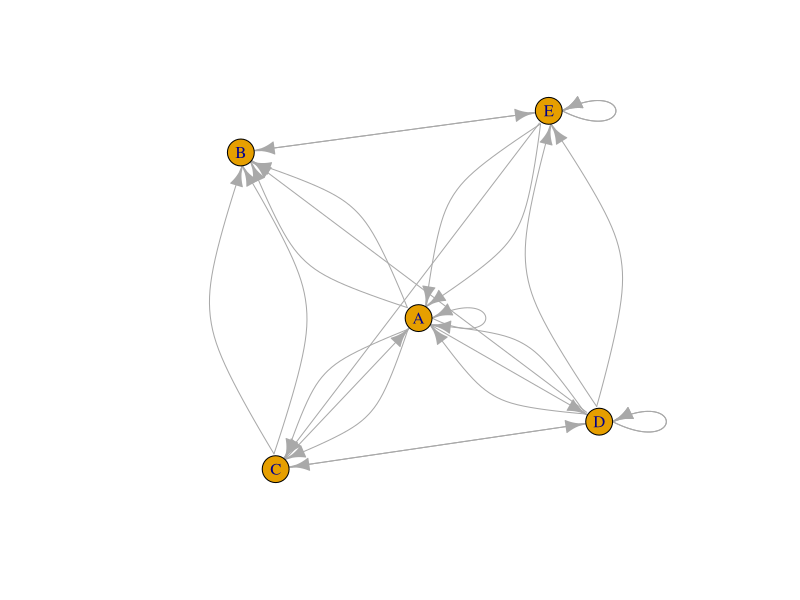
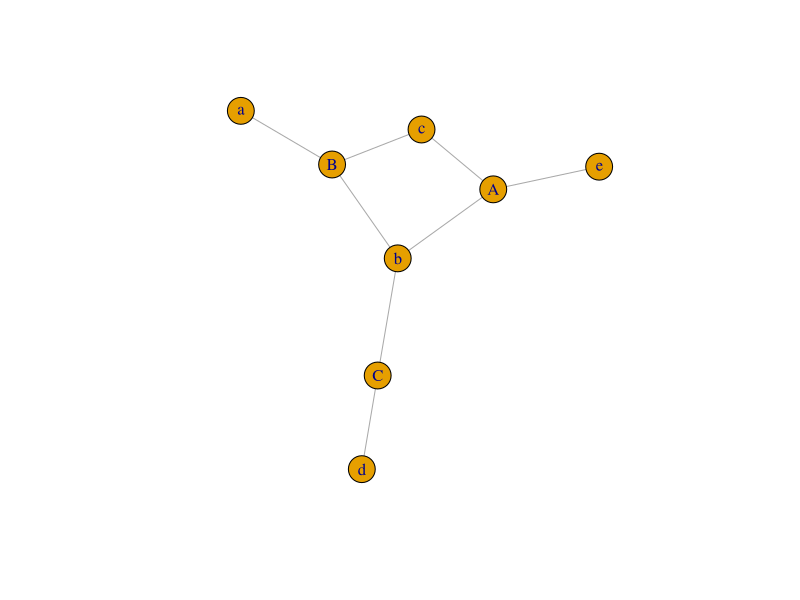
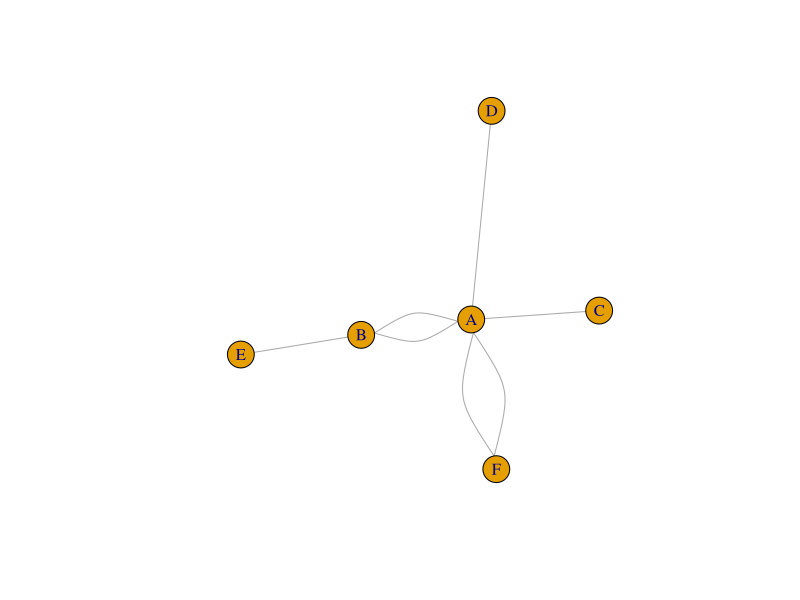
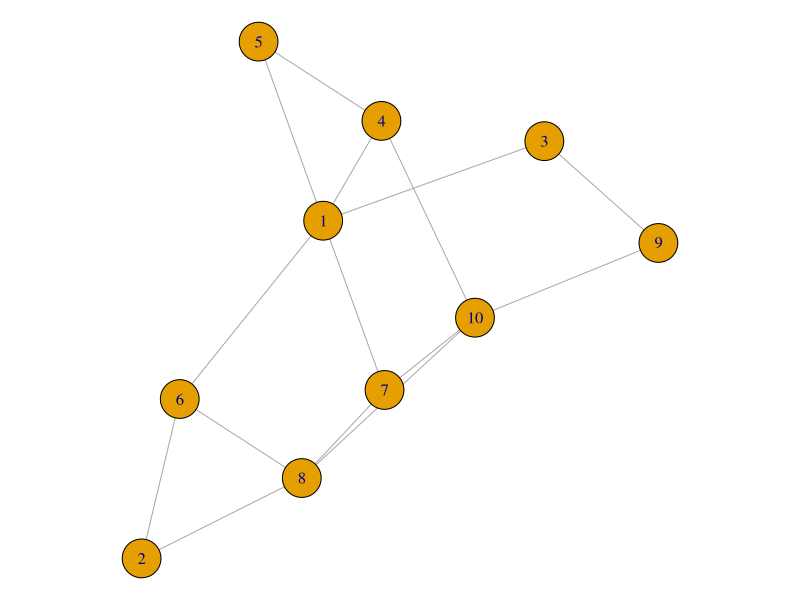
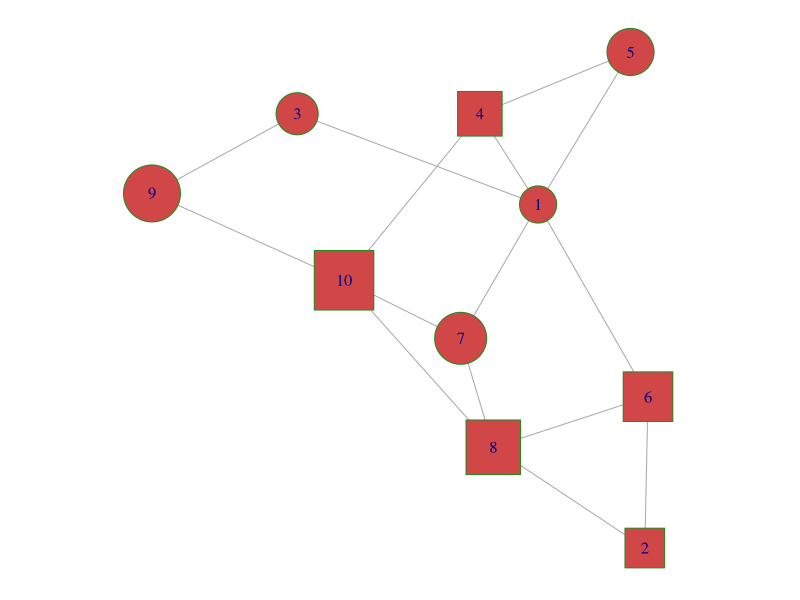
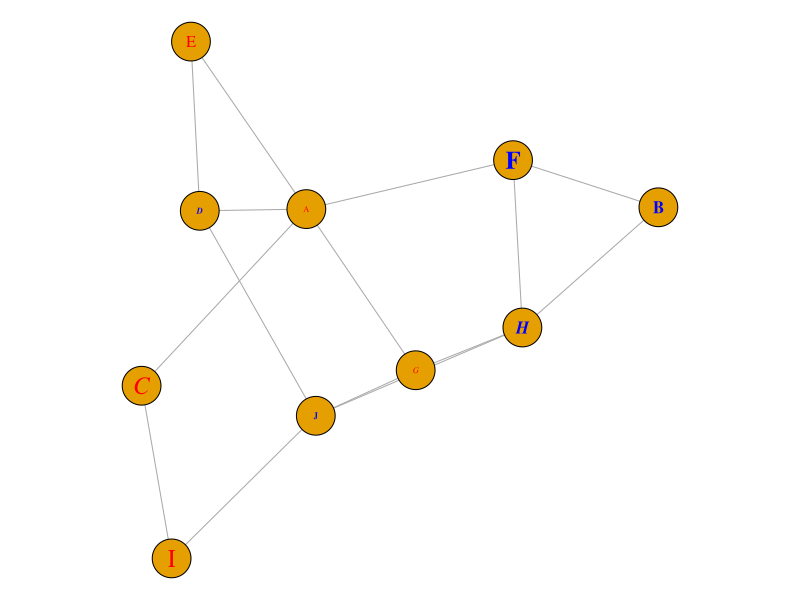
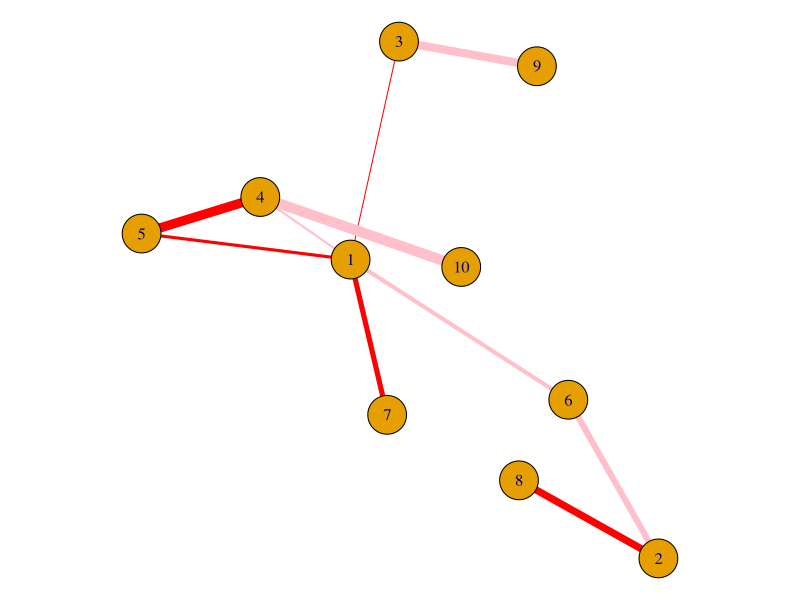
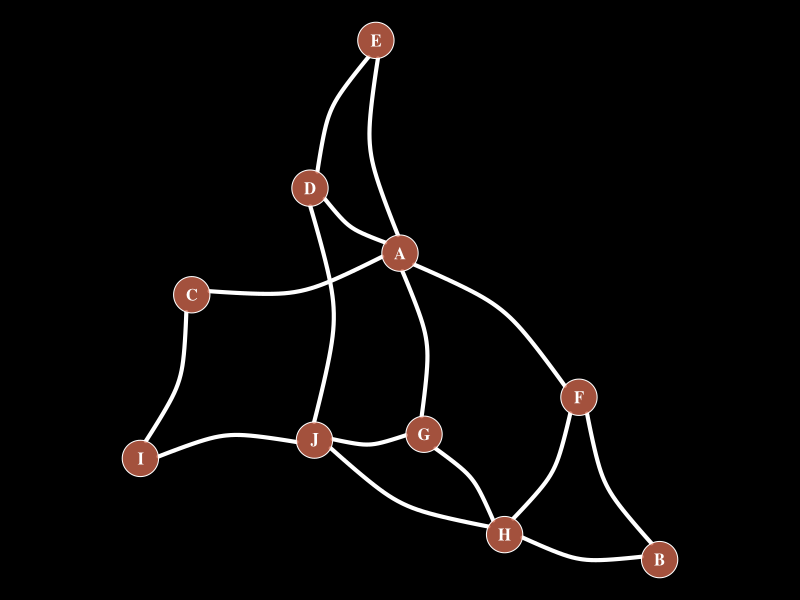

The R source for these figures, in order: (Note: this script raises an error after producing the figures.)
########################################################################################################################
#                                                                                                                      #
# Author: Dylan Lee                                                                                                    #  
# Date: 2021-10-08                                                                                                     #
#                                                                                                                      #
# https://www.r-graph-gallery.com/network.html                                                                         #
########################################################################################################################


# Library
library(igraph)


##########################################          ADJACENCY MATRIX          ##########################################
# An adjacency matrix is a square matrix where entities in rows and columns are the same.                              

# Create data
set.seed(17)
data_adj <- matrix(sample(0:2, 25, replace=TRUE), nrow=5)
colnames(data_adj) = rownames(data_adj) = LETTERS[1:5]

# build the graph object
network_adj <- graph_from_adjacency_matrix(data_adj)

# plot it
plot(network_adj)
########################################################################################################################


##########################################          INCIDENCE MATRIX          ##########################################
# An incidence matrix is not necessarily square and entities provided in rows and columns are not always the same.

# Create data
data_inc <- matrix(sample(0:2, 15, replace=TRUE), nrow=3)
colnames(data_inc) <- letters[1:5]
rownames(data_inc) <- LETTERS[1:3]

# build the graph object
network_inc <- graph_from_incidence_matrix(data_inc)

# plot it
plot(network_inc)
########################################################################################################################


############################################           EDGE LIST          ##############################################
# An edge list has 2 columns. Each row represents a connection between an origin and a destination. 

# Create data 
data_edge <- data.frame(
  source = c("A","A", "A", "A", "A","F", "B"),
  target=c("B","B", "C", "D", "F","A","E")
  )

# build the graph object 
network_edge <- graph_from_data_frame(d=data_edge, directed=F)

# plot if 
plot(network_edge)
########################################################################################################################




#######################################           PLOTTING PARAMETERS          #########################################
set.seed(1)
data <- matrix(sample(0:1, 100, replace=T, prob=c(0.8,0.2)), nc=10)
network <- graph_from_adjacency_matrix(data, mode='undirected', diag=F)
par(mar=c(0,0,0,0))
plot(network)

# when several values are provided to an option, values are used subsequently and recycled.
plot(network,
     vertex.color = rgb(0.8,0.2,0.2,0.9),           # Node color
     vertex.frame.color = "Forestgreen",            # Node border color
     vertex.shape=c("circle","square"),             # One of “none”, “circle”, “square”, “csquare”, “rectangle” “crectangle”, “vrectangle”, “pie”, “raster”, or “sphere”
     vertex.size=c(15:24),                          # Size of the node (default is 15)
     vertex.size2=NA,                               # The second size of the node (e.g. for a rectangle)
)

plot(network,
     vertex.label=LETTERS[1:10],                    # Character vector used to label the nodes
     vertex.label.color=c("red","blue"),
     vertex.label.family="Times",                   # Font family of the label (e.g.“Times”, “Helvetica”)
     vertex.label.font=c(1,2,3,4),                  # Font: 1 plain, 2 bold, 3 italic, 4 bold italic, 5 symbol
     vertex.label.cex=c(0.5,1,1.5),                 # Font size (multiplication factor, device-dependent)
     vertex.label.dist=0,                           # Distance between the label and the vertex
     vertex.label.degree=0,                         # The position of the label in relation to the vertex (use pi)
)

plot(network,
     edge.color=rep(c("red","pink"),5),            # Edge color
     edge.width=seq(1,10),                         # Edge width, defaults to 1
     edge.arrow.size=1,                            # Arrow size, defaults to 1
     edge.arrow.width=1,                           # Arrow width, defaults to 1
     edge.lty=c("solid")                           # Line type, could be 0 or “blank”, 1 or “solid”, 2 or “dashed”, 3 or “dotted”, 4 or “dotdash”, 5 or “longdash”, 6 or “twodash”
     #edge.curved=c(rep(0,5), rep(1,5))            # Edge curvature, range 0-1 (FALSE sets it to 0, TRUE to 0.5)
)

par(bg="black")
plot(network, 
     
     # === vertex
     vertex.color = rgb(0.8,0.4,0.3,0.8),          # Node color
     vertex.frame.color = "white",                 # Node border color
     vertex.shape="circle",                        # One of “none”, “circle”, “square”, “csquare”, “rectangle” “crectangle”, “vrectangle”, “pie”, “raster”, or “sphere”
     vertex.size=14,                               # Size of the node (default is 15)
     vertex.size2=NA,                              # The second size of the node (e.g. for a rectangle)
     
     # === vertex label
     vertex.label=LETTERS[1:10],                   # Character vector used to label the nodes
     vertex.label.color="white",
     vertex.label.family="Times",                  # Font family of the label (e.g.“Times”, “Helvetica”)
     vertex.label.font=2,                          # Font: 1 plain, 2 bold, 3, italic, 4 bold italic, 5 symbol
     vertex.label.cex=1,                           # Font size (multiplication factor, device-dependent)
     vertex.label.dist=0,                          # Distance between the label and the vertex
     vertex.label.degree=0 ,                       # The position of the label in relation to the vertex (use pi)
     
     # === Edge
     edge.color="white",                           # Edge color
     edge.width=4,                                 # Edge width, defaults to 1
     edge.arrow.size=1,                            # Arrow size, defaults to 1
     edge.arrow.width=1,                           # Arrow width, defaults to 1
     edge.lty="solid",                             # Line type, could be 0 or “blank”, 1 or “solid”, 2 or “dashed”, 3 or “dotted”, 4 or “dotdash”, 5 or “longdash”, 6 or “twodash”
     edge.curved=0.3    ,                          # Edge curvature, range 0-1 (FALSE sets it to 0, TRUE to 0.5)
)


#######################################                                        #########################################
network_edge
# return all vertices 
V(network_edge)

# return all edges
E(network_edge)

# total number 
gorder(network_edge)
gsize(network_edge)



##########################################           iGRAPH OBJECT          ############################################
# Creating an igraph object
# Here you will learn how to create an igraph 'object' from data stored in an edgelist. 
# The data are friendships in a group of students. You will also learn how to make a basic visualization of the network.
# 
# Each row of the friends dataframe represents an edge in the network.

# Inspect the first few rows of the dataframe 'friends'
friends <- data.frame(
  name1 = c("Jessie","Jessie","Sidney","Sidney","Karl","Sidney","Britt","Shayne","Sidney","Sidney","Jessie",
            "Donnie","Sidney","Rene","Shayne","Jessie","Rene","Elisha","Eugene","Berry","Odell","Odell","Britt",
            "Elisha","Lacy","Britt","Karl"),
  name2 = c("Sidney","Britt","Britt","Donnie","Berry","Rene","Rene","Sidney","Elisha","Whitney","Whitney",
            "Odell","Odell","Whitney","Donnie","Lacy","Lacy","Eugene","Jude","Odell","Rickie","Karl","Lacy","Jude",
            "Whitney","Whitney","Tommy")
  )

# Convert friends dataframe to a matrix
friends.mat <- as.matrix(friends)

# Convert friends matrix to an igraph object
g <- graph.edgelist(friends.mat, directed = FALSE)

# Make a very basic plot of the network
plot(g)

# Subset vertices and edges
V(g)
E(g)

# Count number of edges
gsize(g)

# Count number of vertices
gorder(g)


######################################           ATTRIBUTES & SUBSETTING          ######################################

genders <- c("M", "F", "F", "M", "M", "M", "F", "M", "M", "F", "M", "F", "M", "F", "M", "M")
ages <- c(18, 19, 21, 20, 22, 18, 23, 21, 22, 20, 20, 22, 21, 18, 19, 20)

# Create new vertex attribute called 'gender'
g <- set_vertex_attr(g, "gender", value = genders)

# Create new vertex attribute called 'age'
g <- set_vertex_attr(g, "age", value = ages)

# View all vertex attributes in a list
vertex_attr(g)

# View attributes of first five vertices in a dataframe
V(g)[[1:5]] 


hours <- c(1,2,2,1,2,5,5,1,1,3,2,1,1,5,1,2,4,1,3,1,1,1,4,1,3,3,4)

# Create new edge attribute called 'hours'
g <- set_edge_attr(g, "hours", value = hours)

# View edge attributes of graph object
edge_attr(g)

# Find all edges that include "Britt"
E(g)[[inc('Britt')]]  

# Find all pairs that spend 4 or more hours together per week
E(g)[[hours>=4]]  



######################################           VISUALIZING ATTRIBUTES          #######################################

friends1_edges <- data.frame(
  name1 = c("Joe","Joe","Joe","Erin","Kelley","Ronald","Ronald","Ronald","Michael","Michael","Michael","Valentine",
            "Troy","Troy","Jasmine","Jasmine","Juan","Carey","Frankie","Frankie","Micheal","Micheal","Keith","Keith",
            "Gregory"),
  name2 = c("Ronald","Michael","Troy","Kelley","Valentine","Troy","Perry","Jasmine","Troy","Jasmine","Juan","Perry",
            "Jasmine","Juan","Juan","Carey","Demetrius","Frankie","Micheal","Merle","Merle","Alex","Marion",
            "Gregory","Marion"),
  hours = c(1,3,2,3,5,1,3,5,2,1,3,5,3,2,6,1,2,2,1,1,2,1,1,3,2)
)

friends1_nodes <- data.frame(
  name = c("Joe","Erin","Kelley","Ronald","Michael","Valentine","Troy","Jasmine","Juan","Carey","Frankie","Micheal",
           "Keith","Gregory","Perry","Demetrius","Merle","Alex","Marion"),
  gender = c("M","F","F","M","M","F","M","F","M","F","F","M","M","M","M","M","M","F","F")
)

g1 <- graph_from_data_frame(d = friends1_edges, vertices = friends1_nodes, directed = FALSE)

# Subset edges greater than or equal to 5 hours
E(g1)[[hours>=5]]  

# Set vertex color by gender
V(g1)$color <- ifelse(V(g1)$gender == "F", "orange", "dodgerblue")

# Plot the graph
plot(g1, vertex.label.color = "black")



#########################################           NETWORK LAYOUTS          ###########################################

# Plot the graph object g1 in a circle layout
plot(g1, vertex.label.color = "black", layout = layout_in_circle(g1))

# Plot the graph object g1 in a Fruchterman-Reingold layout 
plot(g1, vertex.label.color = "black", layout = layout_with_fr(g1))

# Plot the graph object g1 in a Tree layout 
m <- layout_as_tree(g1)
plot(g1, vertex.label.color = "black", layout = m)

# Plot the graph object g1 using igraph's chosen layout 
m1 <- layout_nicely(g1)
plot(g1, vertex.label.color = "black", layout = M1)

# Create a vector of weights based on the number of hours each pair spend together
w1 <- E(g1)$hours

# Plot the network varying edges by weights
m1 <- layout_nicely(g1)
plot(g1, 
     vertex.label.color = "black", 
     edge.color = 'black',
     edge.width = w1,
     layout = m1)


# Create a new igraph object by deleting edges that are less than 2 hours long 
g2 <- delete_edges(g1, E(g1)[hours < 2])


# Plot the new graph 
w2 <- E(g2)$hours
m2 <- layout_nicely(g2)

plot(g2, 
     vertex.label.color = "black", 
     edge.color = 'black',
     edge.width = w2,
     layout = m2)



